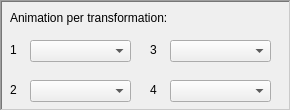
             <widget class="QFrame" name="animation_per_transformation">
              <property name="geometry">
               <rect>
                <x>160</x>
                <y>163</y>
                <width>291</width>
                <height>111</height>
               </rect>
              </property>
              <property name="toolTip">
               <string/>
              </property>
              <property name="frameShape">
               <enum>QFrame::WinPanel</enum>
              </property>
              <property name="frameShadow">
               <enum>QFrame::Sunken</enum>
              </property>
              <widget class="QLabel" name="animation_per_transformation_text">
               <property name="geometry">
                <rect>
                 <x>10</x>
                 <y>10</y>
                 <width>171</width>
                 <height>16</height>
                </rect>
               </property>
               <property name="toolTip">
                <string>&lt;html&gt;&lt;head/&gt;&lt;body&gt;&lt;p&gt;Type of transformation for the transform slot. &lt;/p&gt;&lt;p&gt;&lt;span style=&quot; font-weight:600;&quot;&gt;IMPORTANT&lt;/span&gt;: You need to edit also the 'operate_character_XYZ_m.pak' (where XYZ is the ID of the character) if the character you're editing doesn't have a transformation animation or wants to change their animation.&lt;/p&gt;&lt;/body&gt;&lt;/html&gt;</string>
               </property>
               <property name="text">
                <string>Animation per transformation:</string>
               </property>
               <property name="alignment">
                <set>Qt::AlignLeading|Qt::AlignLeft|Qt::AlignVCenter</set>
               </property>
              </widget>
              <widget class="QLabel" name="animation_trans1_text">
               <property name="geometry">
                <rect>
                 <x>10</x>
                 <y>40</y>
                 <width>16</width>
                 <height>20</height>
                </rect>
               </property>
               <property name="text">
                <string>1</string>
               </property>
               <property name="textFormat">
                <enum>Qt::PlainText</enum>
               </property>
               <property name="scaledContents">
                <bool>false</bool>
               </property>
               <property name="alignment">
                <set>Qt::AlignLeading|Qt::AlignLeft|Qt::AlignVCenter</set>
               </property>
              </widget>
              <widget class="QLabel" name="animation_trans2_text">
               <property name="geometry">
                <rect>
                 <x>10</x>
                 <y>80</y>
                 <width>16</width>
                 <height>20</height>
                </rect>
               </property>
               <property name="text">
                <string>2</string>
               </property>
               <property name="textFormat">
                <enum>Qt::PlainText</enum>
               </property>
               <property name="scaledContents">
                <bool>false</bool>
               </property>
               <property name="alignment">
                <set>Qt::AlignLeading|Qt::AlignLeft|Qt::AlignVCenter</set>
               </property>
              </widget>
              <widget class="QLabel" name="animation_trans3_text">
               <property name="geometry">
                <rect>
                 <x>150</x>
                 <y>40</y>
                 <width>16</width>
                 <height>20</height>
                </rect>
               </property>
               <property name="text">
                <string>3</string>
               </property>
               <property name="textFormat">
                <enum>Qt::PlainText</enum>
               </property>
               <property name="scaledContents">
                <bool>false</bool>
               </property>
               <property name="alignment">
                <set>Qt::AlignLeading|Qt::AlignLeft|Qt::AlignVCenter</set>
               </property>
              </widget>
              <widget class="QLabel" name="animation_trans4_text">
               <property name="geometry">
                <rect>
                 <x>150</x>
                 <y>80</y>
                 <width>16</width>
                 <height>20</height>
                </rect>
               </property>
               <property name="text">
                <string>4</string>
               </property>
               <property name="textFormat">
                <enum>Qt::PlainText</enum>
               </property>
               <property name="scaledContents">
                <bool>false</bool>
               </property>
               <property name="alignment">
                <set>Qt::AlignLeading|Qt::AlignLeft|Qt::AlignVCenter</set>
               </property>
              </widget>
              <widget class="QComboBox" name="trans1_animation_value">
               <property name="geometry">
                <rect>
                 <x>30</x>
                 <y>40</y>
                 <width>101</width>
                 <height>22</height>
                </rect>
               </property>
              </widget>
              <widget class="QComboBox" name="trans3_animation_value">
               <property name="geometry">
                <rect>
                 <x>170</x>
                 <y>40</y>
                 <width>101</width>
                 <height>22</height>
                </rect>
               </property>
              </widget>
              <widget class="QComboBox" name="trans2_animation_value">
               <property name="geometry">
                <rect>
                 <x>30</x>
                 <y>80</y>
                 <width>101</width>
                 <height>22</height>
                </rect>
               </property>
              </widget>
              <widget class="QComboBox" name="trans4_animation_value">
               <property name="geometry">
                <rect>
                 <x>170</x>
                 <y>80</y>
                 <width>101</width>
                 <height>22</height>
                </rect>
               </property>
              </widget>
             </widget>
